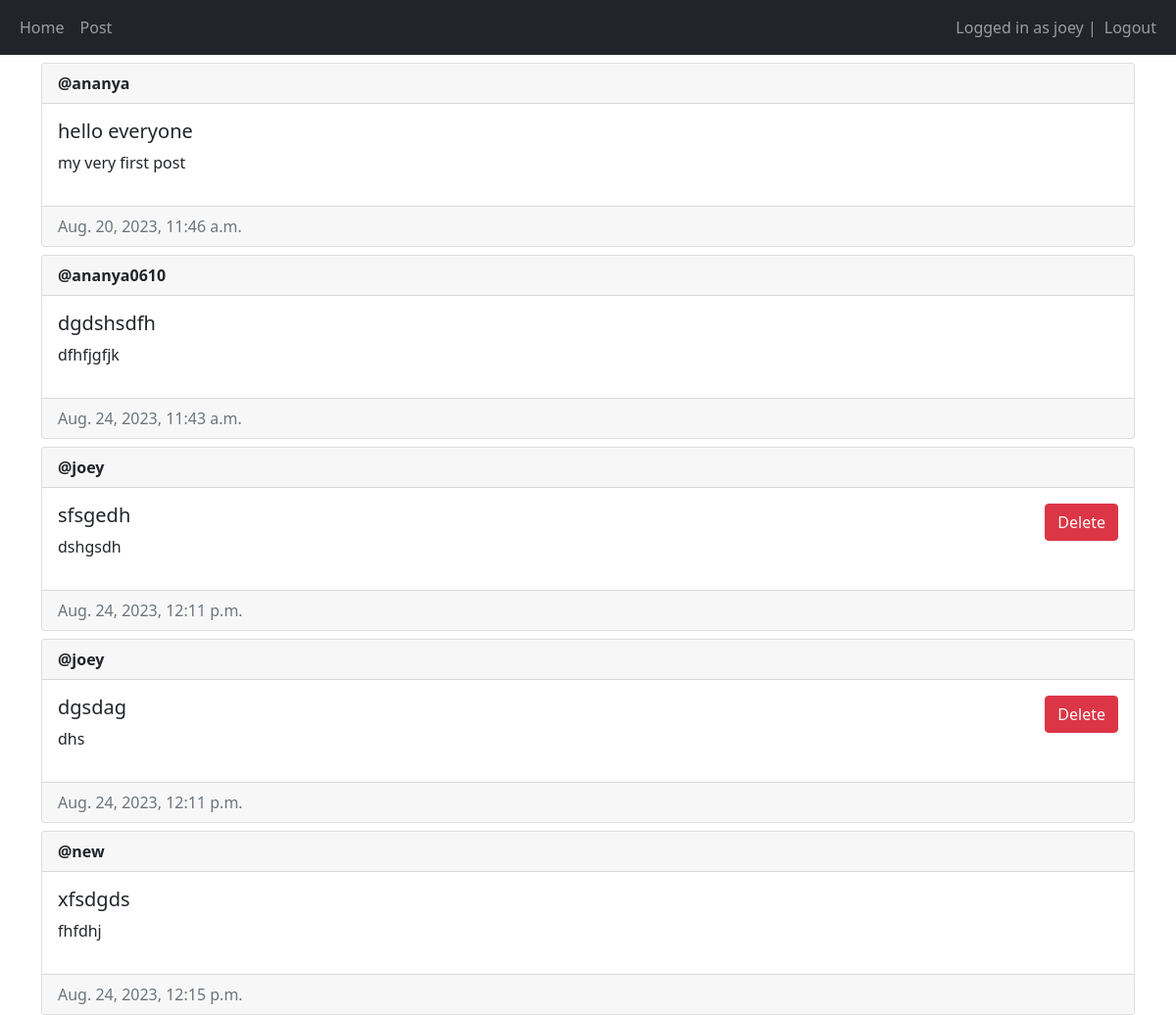
Screenshot of / (signed in) with the database file from the repository.
### main/models.py (models this page shows, shortened)
class Post(models.Model):
    author=models.ForeignKey(User, on_delete=models.CASCADE)
    title = models.CharField(max_length=200)
    description = models.TextField()
    created_at = models.DateTimeField(auto_now_add=True)
    updated_at = models.DateTimeField(auto_now=True)

### main/views.py (the view, shortened to what this page needs)
# urls.py: path('', views.home, name='home'),
@login_required(login_url='/login')
def home(request):
    posts=Post.objects.all()
    return render(request, 'main/home.html', {"posts": posts})

### main/templates/main/home.html (shortened to what this page needs)
{% extends 'main/base.html' %} {% block title %}Home Page{% endblock %}
{% block content %} {% for post in posts %}
<div class="card mt-2">
  <div class="card-header"><strong>@{{ post.author.username }}</strong></div>
  <div class="card-body d-flex flex-row justify-content-between">
    <div>
      <h5 class="card-title">{{post.title}}</h5>
      <p>{{post.description}}</p>
    </div>
    <div>
      {% if user == post.author or perms.main.delete_post %}
      <form method="post">
        <button
          type="submit"
          class="btn btn-danger"
          name="post-id"
          value="{{post.id}}"
        >
          Delete
        </button>
      </form>
      {% endif %}
    </div>
  </div>
  <div class="card-footer text-muted">{{post.created_at}}</div>
</div>
{% empty %}
<p>No posts yet :(</p>
{% endfor %} {% endblock %}

### main/templates/main/base.html (shortened to what this page needs)
<!DOCTYPE html>
<html lang="en">
  <head>
    <link
      href="https://cdn.jsdelivr.net/npm/bootstrap@5.1.3/dist/css/bootstrap.min.css"
      rel="stylesheet"
    />
  </head>
  <body>
    <nav class="navbar navbar-expand-lg navbar-dark bg-dark">
      <div class="container-fluid">
        <div>
          <ul class="navbar-nav">
            <li class="nav-item">
              <a class="nav-link" href="/home">Home</a>
            </li>
            <li class="nav-item">
              <a class="nav-link" href="/create-post">Post</a>
            </li>
          </ul>
        </div>
        <div>
          <ul class="navbar-nav">
            {% if user.is_authenticated %}
            <span class="navbar-text">Logged in as {{user.username}} | </span>
            <li class="nav-item">
              <a class="nav-link" href="/logout">Logout</a>
            </li>
            {% else %}
            <li class="nav-item">
              <a class="nav-link" href="/login">Login</a>
            </li>
            {% endif %}
          </ul>
        </div>
      </div>
    </nav>
    <div class="container">{% block content %} {% endblock %}</div>
  </body>
</html>

### rows the page displays
Post: author.username "ananya", title "hello everyone", description "my very first post", created_at "Aug. 20, 2023, 11:46 a.m."
Post: author.username "ananya0610", title "dgdshsdfh", description "dfhfjgfjk", created_at "Aug. 24, 2023, 11:43 a.m."
Post: author.username "joey", title "sfsgedh", description "dshgsdh", {{ post.id }} 9 (drawn), created_at "Aug. 24, 2023, 12:11 p.m."
Post: author.username "joey", title "dgsdag", description "dhs", {{ post.id }} 10 (drawn), created_at "Aug. 24, 2023, 12:11 p.m."
Post: author.username "new", title "xfsdgds", description "fhfdhj", created_at "Aug. 24, 2023, 12:15 p.m."

### other values shown
{{ user.username }} "joey"
